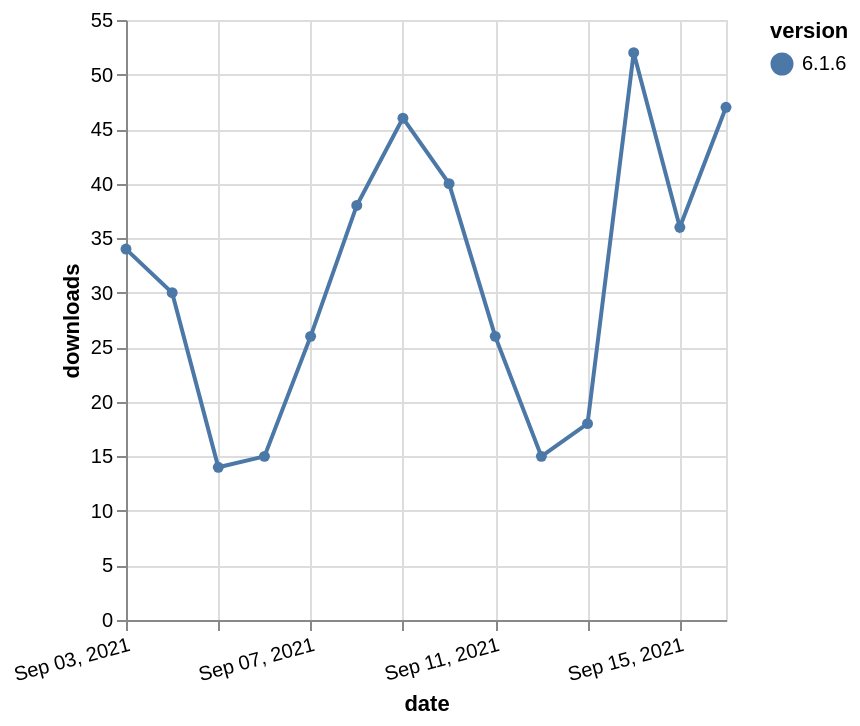

Describe this chart as a Vega-Lite specification.
### Vega-Lite specification from a JSON file in a GitHub repository (floating-point values rounded to 4 significant figures)
{"$schema": "https://vega.github.io/schema/vega-lite/v5.json", "description": "A simple bar chart with embedded data.", "data": {"values": [{"date": "2021-09-03", "total": 115100, "delta": 34, "version": "6.1.6"}, {"date": "2021-09-04", "total": 115130, "delta": 30, "version": "6.1.6"}, {"date": "2021-09-05", "total": 115144, "delta": 14, "version": "6.1.6"}, {"date": "2021-09-06", "total": 115159, "delta": 15, "version": "6.1.6"}, {"date": "2021-09-07", "total": 115185, "delta": 26, "version": "6.1.6"}, {"date": "2021-09-08", "total": 115223, "delta": 38, "version": "6.1.6"}, {"date": "2021-09-09", "total": 115269, "delta": 46, "version": "6.1.6"}, {"date": "2021-09-10", "total": 115309, "delta": 40, "version": "6.1.6"}, {"date": "2021-09-11", "total": 115335, "delta": 26, "version": "6.1.6"}, {"date": "2021-09-12", "total": 115350, "delta": 15, "version": "6.1.6"}, {"date": "2021-09-13", "total": 115368, "delta": 18, "version": "6.1.6"}, {"date": "2021-09-14", "total": 115420, "delta": 52, "version": "6.1.6"}, {"date": "2021-09-15", "total": 115456, "delta": 36, "version": "6.1.6"}, {"date": "2021-09-16", "total": 115503, "delta": 47, "version": "6.1.6"}]}, "width": "container", "mark": {"type": "line", "point": {"filled": true}}, "encoding": {"x": {"field": "date", "type": "temporal", "timeUnit": "yearmonthdate", "title": "date", "axis": {"labelAngle": -15}}, "y": {"field": "delta", "type": "quantitative", "title": "downloads"}, "color": {"field": "version", "type": "nominal"}, "tooltip": {"field": "delta"}}}
